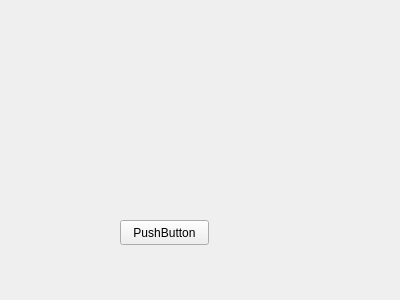
<?xml version="1.0" encoding="UTF-8"?>
<ui version="4.0">
 <class>Sub_windpw3</class>
 <widget class="QWidget" name="Sub_windpw3">
  <property name="geometry">
   <rect>
    <x>0</x>
    <y>0</y>
    <width>400</width>
    <height>300</height>
   </rect>
  </property>
  <property name="windowTitle">
   <string>Form</string>
  </property>
  <widget class="QPushButton" name="pushButton">
   <property name="geometry">
    <rect>
     <x>120</x>
     <y>220</y>
     <width>89</width>
     <height>25</height>
    </rect>
   </property>
   <property name="text">
    <string>PushButton</string>
   </property>
  </widget>
 </widget>
 <resources/>
 <connections/>
</ui>
